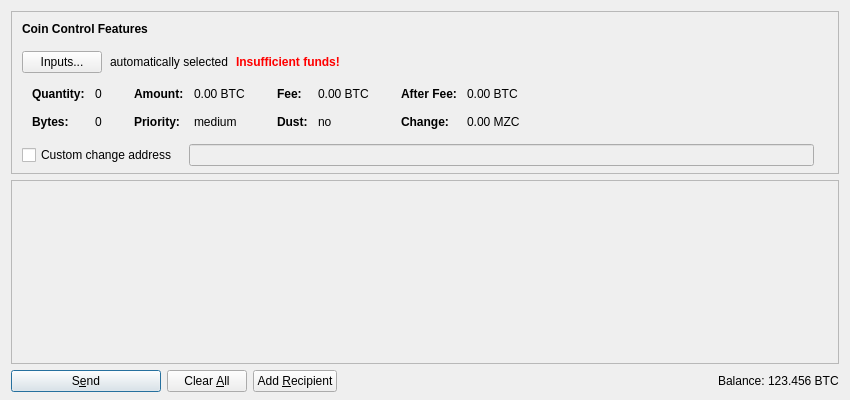
<?xml version="1.0" encoding="UTF-8"?>
<ui version="4.0">
 <class>SendCoinsDialog</class>
 <widget class="QDialog" name="SendCoinsDialog">
  <property name="geometry">
   <rect>
    <x>0</x>
    <y>0</y>
    <width>850</width>
    <height>400</height>
   </rect>
  </property>
  <property name="windowTitle">
   <string>Send Coins</string>
  </property>
  <layout class="QVBoxLayout" name="verticalLayout" stretch="0,1,0">
   <property name="bottomMargin">
    <number>8</number>
   </property>
   <item>
    <widget class="QFrame" name="frameCoinControl">
     <property name="sizePolicy">
      <sizepolicy hsizetype="Expanding" vsizetype="Expanding">
       <horstretch>0</horstretch>
       <verstretch>0</verstretch>
      </sizepolicy>
     </property>
     <property name="maximumSize">
      <size>
       <width>16777215</width>
       <height>16777215</height>
      </size>
     </property>
     <property name="frameShape">
      <enum>QFrame::StyledPanel</enum>
     </property>
     <property name="frameShadow">
      <enum>QFrame::Sunken</enum>
     </property>
     <layout class="QVBoxLayout" name="verticalLayoutCoinControl2">
      <property name="spacing">
       <number>0</number>
      </property>
      <property name="leftMargin">
       <number>0</number>
      </property>
      <property name="topMargin">
       <number>0</number>
      </property>
      <property name="rightMargin">
       <number>0</number>
      </property>
      <property name="bottomMargin">
       <number>6</number>
      </property>
      <item>
       <layout class="QVBoxLayout" name="verticalLayoutCoinControl" stretch="0,0,0,0,1">
        <property name="spacing">
         <number>0</number>
        </property>
        <property name="leftMargin">
         <number>10</number>
        </property>
        <property name="topMargin">
         <number>10</number>
        </property>
        <item>
         <layout class="QHBoxLayout" name="horizontalLayoutCoinControl1">
          <property name="bottomMargin">
           <number>15</number>
          </property>
          <item>
           <widget class="QLabel" name="labelCoinControlFeatures">
            <property name="sizePolicy">
             <sizepolicy hsizetype="Preferred" vsizetype="Maximum">
              <horstretch>0</horstretch>
              <verstretch>0</verstretch>
             </sizepolicy>
            </property>
            <property name="font">
             <font>
              <weight>75</weight>
              <bold>true</bold>
             </font>
            </property>
            <property name="styleSheet">
             <string notr="true">font-weight:bold;</string>
            </property>
            <property name="text">
             <string>Coin Control Features</string>
            </property>
           </widget>
          </item>
         </layout>
        </item>
        <item>
         <layout class="QHBoxLayout" name="horizontalLayoutCoinControl2" stretch="0,0,0,0">
          <property name="spacing">
           <number>8</number>
          </property>
          <property name="bottomMargin">
           <number>10</number>
          </property>
          <item>
           <widget class="QPushButton" name="pushButtonCoinControl">
            <property name="styleSheet">
             <string notr="true"/>
            </property>
            <property name="text">
             <string>Inputs...</string>
            </property>
           </widget>
          </item>
          <item>
           <widget class="QLabel" name="labelCoinControlAutomaticallySelected">
            <property name="text">
             <string>automatically selected</string>
            </property>
            <property name="margin">
             <number>5</number>
            </property>
           </widget>
          </item>
          <item>
           <widget class="QLabel" name="labelCoinControlInsuffFunds">
            <property name="font">
             <font>
              <weight>75</weight>
              <bold>true</bold>
             </font>
            </property>
            <property name="styleSheet">
             <string notr="true">color:red;font-weight:bold;</string>
            </property>
            <property name="text">
             <string>Insufficient funds!</string>
            </property>
            <property name="margin">
             <number>5</number>
            </property>
           </widget>
          </item>
          <item>
           <spacer name="horizontalSpacerCoinControl">
            <property name="orientation">
             <enum>Qt::Horizontal</enum>
            </property>
            <property name="sizeHint" stdset="0">
             <size>
              <width>40</width>
              <height>1</height>
             </size>
            </property>
           </spacer>
          </item>
         </layout>
        </item>
        <item>
         <widget class="QWidget" name="widgetCoinControl" native="true">
          <property name="sizePolicy">
           <sizepolicy hsizetype="Preferred" vsizetype="Preferred">
            <horstretch>0</horstretch>
            <verstretch>0</verstretch>
           </sizepolicy>
          </property>
          <property name="minimumSize">
           <size>
            <width>0</width>
            <height>0</height>
           </size>
          </property>
          <property name="styleSheet">
           <string notr="true"/>
          </property>
          <layout class="QHBoxLayout" name="horizontalLayoutCoinControl5">
           <property name="leftMargin">
            <number>0</number>
           </property>
           <property name="topMargin">
            <number>0</number>
           </property>
           <property name="rightMargin">
            <number>0</number>
           </property>
           <property name="bottomMargin">
            <number>0</number>
           </property>
           <item>
            <layout class="QHBoxLayout" name="horizontalLayoutCoinControl3" stretch="0,0,0,1">
             <property name="spacing">
              <number>20</number>
             </property>
             <property name="topMargin">
              <number>0</number>
             </property>
             <property name="bottomMargin">
              <number>10</number>
             </property>
             <item>
              <layout class="QFormLayout" name="formLayoutCoinControl1">
               <property name="horizontalSpacing">
                <number>10</number>
               </property>
               <property name="verticalSpacing">
                <number>14</number>
               </property>
               <property name="leftMargin">
                <number>10</number>
               </property>
               <property name="topMargin">
                <number>4</number>
               </property>
               <property name="rightMargin">
                <number>6</number>
               </property>
               <item row="0" column="0">
                <widget class="QLabel" name="labelCoinControlQuantityText">
                 <property name="font">
                  <font>
                   <weight>75</weight>
                   <bold>true</bold>
                  </font>
                 </property>
                 <property name="text">
                  <string>Quantity:</string>
                 </property>
                 <property name="margin">
                  <number>0</number>
                 </property>
                </widget>
               </item>
               <item row="0" column="1">
                <widget class="QLabel" name="labelCoinControlQuantity">
                 <property name="cursor">
                  <cursorShape>IBeamCursor</cursorShape>
                 </property>
                 <property name="contextMenuPolicy">
                  <enum>Qt::ActionsContextMenu</enum>
                 </property>
                 <property name="text">
                  <string notr="true">0</string>
                 </property>
                 <property name="margin">
                  <number>0</number>
                 </property>
                 <property name="textInteractionFlags">
                  <set>Qt::LinksAccessibleByMouse|Qt::TextSelectableByKeyboard|Qt::TextSelectableByMouse</set>
                 </property>
                </widget>
               </item>
               <item row="1" column="0">
                <widget class="QLabel" name="labelCoinControlBytesText">
                 <property name="font">
                  <font>
                   <weight>75</weight>
                   <bold>true</bold>
                  </font>
                 </property>
                 <property name="text">
                  <string>Bytes:</string>
                 </property>
                </widget>
               </item>
               <item row="1" column="1">
                <widget class="QLabel" name="labelCoinControlBytes">
                 <property name="cursor">
                  <cursorShape>IBeamCursor</cursorShape>
                 </property>
                 <property name="contextMenuPolicy">
                  <enum>Qt::ActionsContextMenu</enum>
                 </property>
                 <property name="text">
                  <string notr="true">0</string>
                 </property>
                 <property name="textInteractionFlags">
                  <set>Qt::LinksAccessibleByMouse|Qt::TextSelectableByKeyboard|Qt::TextSelectableByMouse</set>
                 </property>
                </widget>
               </item>
              </layout>
             </item>
             <item>
              <layout class="QFormLayout" name="formLayoutCoinControl2">
               <property name="horizontalSpacing">
                <number>10</number>
               </property>
               <property name="verticalSpacing">
                <number>14</number>
               </property>
               <property name="leftMargin">
                <number>6</number>
               </property>
               <property name="topMargin">
                <number>4</number>
               </property>
               <property name="rightMargin">
                <number>6</number>
               </property>
               <item row="0" column="0">
                <widget class="QLabel" name="labelCoinControlAmountText">
                 <property name="font">
                  <font>
                   <weight>75</weight>
                   <bold>true</bold>
                  </font>
                 </property>
                 <property name="text">
                  <string>Amount:</string>
                 </property>
                 <property name="margin">
                  <number>0</number>
                 </property>
                </widget>
               </item>
               <item row="0" column="1">
                <widget class="QLabel" name="labelCoinControlAmount">
                 <property name="cursor">
                  <cursorShape>IBeamCursor</cursorShape>
                 </property>
                 <property name="contextMenuPolicy">
                  <enum>Qt::ActionsContextMenu</enum>
                 </property>
                 <property name="text">
                  <string notr="true">0.00 BTC</string>
                 </property>
                 <property name="textInteractionFlags">
                  <set>Qt::LinksAccessibleByMouse|Qt::TextSelectableByKeyboard|Qt::TextSelectableByMouse</set>
                 </property>
                </widget>
               </item>
               <item row="1" column="0">
                <widget class="QLabel" name="labelCoinControlPriorityText">
                 <property name="font">
                  <font>
                   <weight>75</weight>
                   <bold>true</bold>
                  </font>
                 </property>
                 <property name="text">
                  <string>Priority:</string>
                 </property>
                </widget>
               </item>
               <item row="1" column="1">
                <widget class="QLabel" name="labelCoinControlPriority">
                 <property name="cursor">
                  <cursorShape>IBeamCursor</cursorShape>
                 </property>
                 <property name="contextMenuPolicy">
                  <enum>Qt::ActionsContextMenu</enum>
                 </property>
                 <property name="text">
                  <string notr="true">medium</string>
                 </property>
                 <property name="textInteractionFlags">
                  <set>Qt::LinksAccessibleByMouse|Qt::TextSelectableByKeyboard|Qt::TextSelectableByMouse</set>
                 </property>
                </widget>
               </item>
              </layout>
             </item>
             <item>
              <layout class="QFormLayout" name="formLayoutCoinControl3">
               <property name="horizontalSpacing">
                <number>10</number>
               </property>
               <property name="verticalSpacing">
                <number>14</number>
               </property>
               <property name="leftMargin">
                <number>6</number>
               </property>
               <property name="topMargin">
                <number>4</number>
               </property>
               <property name="rightMargin">
                <number>6</number>
               </property>
               <item row="0" column="0">
                <widget class="QLabel" name="labelCoinControlFeeText">
                 <property name="font">
                  <font>
                   <weight>75</weight>
                   <bold>true</bold>
                  </font>
                 </property>
                 <property name="text">
                  <string>Fee:</string>
                 </property>
                 <property name="margin">
                  <number>0</number>
                 </property>
                </widget>
               </item>
               <item row="0" column="1">
                <widget class="QLabel" name="labelCoinControlFee">
                 <property name="cursor">
                  <cursorShape>IBeamCursor</cursorShape>
                 </property>
                 <property name="contextMenuPolicy">
                  <enum>Qt::ActionsContextMenu</enum>
                 </property>
                 <property name="text">
                  <string notr="true">0.00 BTC</string>
                 </property>
                 <property name="textInteractionFlags">
                  <set>Qt::LinksAccessibleByMouse|Qt::TextSelectableByKeyboard|Qt::TextSelectableByMouse</set>
                 </property>
                </widget>
               </item>
               <item row="1" column="0">
                <widget class="QLabel" name="labelCoinControlLowOutputText">
                 <property name="font">
                  <font>
                   <weight>75</weight>
                   <bold>true</bold>
                  </font>
                 </property>
                 <property name="text">
                  <string>Dust:</string>
                 </property>
                </widget>
               </item>
               <item row="1" column="1">
                <widget class="QLabel" name="labelCoinControlLowOutput">
                 <property name="cursor">
                  <cursorShape>IBeamCursor</cursorShape>
                 </property>
                 <property name="contextMenuPolicy">
                  <enum>Qt::ActionsContextMenu</enum>
                 </property>
                 <property name="text">
                  <string notr="true">no</string>
                 </property>
                 <property name="textInteractionFlags">
                  <set>Qt::LinksAccessibleByMouse|Qt::TextSelectableByKeyboard|Qt::TextSelectableByMouse</set>
                 </property>
                </widget>
               </item>
              </layout>
             </item>
             <item>
              <layout class="QFormLayout" name="formLayoutCoinControl4">
               <property name="horizontalSpacing">
                <number>10</number>
               </property>
               <property name="verticalSpacing">
                <number>14</number>
               </property>
               <property name="leftMargin">
                <number>6</number>
               </property>
               <property name="topMargin">
                <number>4</number>
               </property>
               <property name="rightMargin">
                <number>6</number>
               </property>
               <item row="0" column="0">
                <widget class="QLabel" name="labelCoinControlAfterFeeText">
                 <property name="font">
                  <font>
                   <weight>75</weight>
                   <bold>true</bold>
                  </font>
                 </property>
                 <property name="text">
                  <string>After Fee:</string>
                 </property>
                 <property name="margin">
                  <number>0</number>
                 </property>
                </widget>
               </item>
               <item row="0" column="1">
                <widget class="QLabel" name="labelCoinControlAfterFee">
                 <property name="cursor">
                  <cursorShape>IBeamCursor</cursorShape>
                 </property>
                 <property name="contextMenuPolicy">
                  <enum>Qt::ActionsContextMenu</enum>
                 </property>
                 <property name="text">
                  <string notr="true">0.00 BTC</string>
                 </property>
                 <property name="textInteractionFlags">
                  <set>Qt::LinksAccessibleByMouse|Qt::TextSelectableByKeyboard|Qt::TextSelectableByMouse</set>
                 </property>
                </widget>
               </item>
               <item row="1" column="0">
                <widget class="QLabel" name="labelCoinControlChangeText">
                 <property name="font">
                  <font>
                   <weight>75</weight>
                   <bold>true</bold>
                  </font>
                 </property>
                 <property name="text">
                  <string>Change:</string>
                 </property>
                </widget>
               </item>
               <item row="1" column="1">
                <widget class="QLabel" name="labelCoinControlChange">
                 <property name="cursor">
                  <cursorShape>IBeamCursor</cursorShape>
                 </property>
                 <property name="contextMenuPolicy">
                  <enum>Qt::ActionsContextMenu</enum>
                 </property>
                 <property name="text">
                  <string notr="true">0.00 MZC</string>
                 </property>
                 <property name="textInteractionFlags">
                  <set>Qt::LinksAccessibleByMouse|Qt::TextSelectableByKeyboard|Qt::TextSelectableByMouse</set>
                 </property>
                </widget>
               </item>
              </layout>
             </item>
            </layout>
           </item>
          </layout>
         </widget>
        </item>
        <item>
         <layout class="QHBoxLayout" name="horizontalLayoutCoinControl4" stretch="0,0,0">
          <property name="spacing">
           <number>12</number>
          </property>
          <property name="sizeConstraint">
           <enum>QLayout::SetDefaultConstraint</enum>
          </property>
          <property name="topMargin">
           <number>5</number>
          </property>
          <property name="rightMargin">
           <number>5</number>
          </property>
          <item>
           <widget class="QCheckBox" name="checkBoxCoinControlChange">
            <property name="toolTip">
             <string>If this is activated, but the change address is empty or invalid, change will be sent to a newly generated address.</string>
            </property>
            <property name="text">
             <string>Custom change address</string>
            </property>
           </widget>
          </item>
          <item>
           <widget class="QValidatedLineEdit" name="lineEditCoinControlChange">
            <property name="enabled">
             <bool>false</bool>
            </property>
            <property name="sizePolicy">
             <sizepolicy hsizetype="Expanding" vsizetype="Fixed">
              <horstretch>0</horstretch>
              <verstretch>0</verstretch>
             </sizepolicy>
            </property>
           </widget>
          </item>
          <item>
           <widget class="QLabel" name="labelCoinControlChangeLabel">
            <property name="sizePolicy">
             <sizepolicy hsizetype="Preferred" vsizetype="Expanding">
              <horstretch>0</horstretch>
              <verstretch>0</verstretch>
             </sizepolicy>
            </property>
            <property name="minimumSize">
             <size>
              <width>0</width>
              <height>0</height>
             </size>
            </property>
            <property name="text">
             <string/>
            </property>
            <property name="margin">
             <number>3</number>
            </property>
           </widget>
          </item>
         </layout>
        </item>
        <item>
         <spacer name="verticalSpacerCoinControl">
          <property name="orientation">
           <enum>Qt::Vertical</enum>
          </property>
          <property name="sizeHint" stdset="0">
           <size>
            <width>800</width>
            <height>1</height>
           </size>
          </property>
         </spacer>
        </item>
       </layout>
      </item>
     </layout>
    </widget>
   </item>
   <item>
    <widget class="QScrollArea" name="scrollArea">
     <property name="widgetResizable">
      <bool>true</bool>
     </property>
     <widget class="QWidget" name="scrollAreaWidgetContents">
      <property name="geometry">
       <rect>
        <x>0</x>
        <y>0</y>
        <width>830</width>
        <height>178</height>
       </rect>
      </property>
      <layout class="QVBoxLayout" name="verticalLayout_2" stretch="0,1">
       <property name="leftMargin">
        <number>0</number>
       </property>
       <property name="topMargin">
        <number>0</number>
       </property>
       <property name="rightMargin">
        <number>0</number>
       </property>
       <property name="bottomMargin">
        <number>0</number>
       </property>
       <item>
        <layout class="QVBoxLayout" name="entries">
         <property name="spacing">
          <number>6</number>
         </property>
        </layout>
       </item>
       <item>
        <spacer name="verticalSpacer">
         <property name="orientation">
          <enum>Qt::Vertical</enum>
         </property>
         <property name="sizeHint" stdset="0">
          <size>
           <width>20</width>
           <height>40</height>
          </size>
         </property>
        </spacer>
       </item>
      </layout>
     </widget>
    </widget>
   </item>
   <item>
    <layout class="QHBoxLayout" name="horizontalLayout">
     <item>
      <widget class="QPushButton" name="sendButton">
       <property name="minimumSize">
        <size>
         <width>150</width>
         <height>0</height>
        </size>
       </property>
       <property name="toolTip">
        <string>Confirm the send action</string>
       </property>
       <property name="text">
        <string>S&amp;end</string>
       </property>
       <property name="icon">
        <iconset resource="../bitcoin.qrc">
         <normaloff>:/icons/send</normaloff>:/icons/send</iconset>
       </property>
       <property name="default">
        <bool>true</bool>
       </property>
      </widget>
     </item>
     <item>
      <widget class="QPushButton" name="clearButton">
       <property name="sizePolicy">
        <sizepolicy hsizetype="Minimum" vsizetype="Fixed">
         <horstretch>0</horstretch>
         <verstretch>0</verstretch>
        </sizepolicy>
       </property>
       <property name="toolTip">
        <string>Clear all fields of the form.</string>
       </property>
       <property name="text">
        <string>Clear &amp;All</string>
       </property>
       <property name="icon">
        <iconset resource="../bitcoin.qrc">
         <normaloff>:/icons/remove</normaloff>:/icons/remove</iconset>
       </property>
       <property name="autoRepeatDelay">
        <number>300</number>
       </property>
       <property name="autoDefault">
        <bool>false</bool>
       </property>
      </widget>
     </item>
     <item>
      <widget class="QPushButton" name="addButton">
       <property name="toolTip">
        <string>Send to multiple recipients at once</string>
       </property>
       <property name="text">
        <string>Add &amp;Recipient</string>
       </property>
       <property name="icon">
        <iconset resource="../bitcoin.qrc">
         <normaloff>:/icons/add</normaloff>:/icons/add</iconset>
       </property>
       <property name="autoDefault">
        <bool>false</bool>
       </property>
      </widget>
     </item>
     <item>
      <spacer name="horizontalSpacer">
       <property name="orientation">
        <enum>Qt::Horizontal</enum>
       </property>
       <property name="sizeHint" stdset="0">
        <size>
         <width>40</width>
         <height>20</height>
        </size>
       </property>
      </spacer>
     </item>
     <item>
      <layout class="QHBoxLayout" name="horizontalLayout_2">
       <property name="spacing">
        <number>3</number>
       </property>
       <item>
        <widget class="QLabel" name="label">
         <property name="sizePolicy">
          <sizepolicy hsizetype="Preferred" vsizetype="Fixed">
           <horstretch>0</horstretch>
           <verstretch>0</verstretch>
          </sizepolicy>
         </property>
         <property name="text">
          <string>Balance:</string>
         </property>
        </widget>
       </item>
       <item>
        <widget class="QLabel" name="labelBalance">
         <property name="sizePolicy">
          <sizepolicy hsizetype="Preferred" vsizetype="Fixed">
           <horstretch>0</horstretch>
           <verstretch>0</verstretch>
          </sizepolicy>
         </property>
         <property name="cursor">
          <cursorShape>IBeamCursor</cursorShape>
         </property>
         <property name="text">
          <string notr="true">123.456 BTC</string>
         </property>
         <property name="textInteractionFlags">
          <set>Qt::LinksAccessibleByMouse|Qt::TextSelectableByKeyboard|Qt::TextSelectableByMouse</set>
         </property>
        </widget>
       </item>
      </layout>
     </item>
    </layout>
   </item>
  </layout>
 </widget>
 <customwidgets>
  <customwidget>
   <class>QValidatedLineEdit</class>
   <extends>QLineEdit</extends>
   <header>qvalidatedlineedit.h</header>
  </customwidget>
 </customwidgets>
 <resources>
  <include location="../bitcoin.qrc"/>
 </resources>
 <connections/>
</ui>
